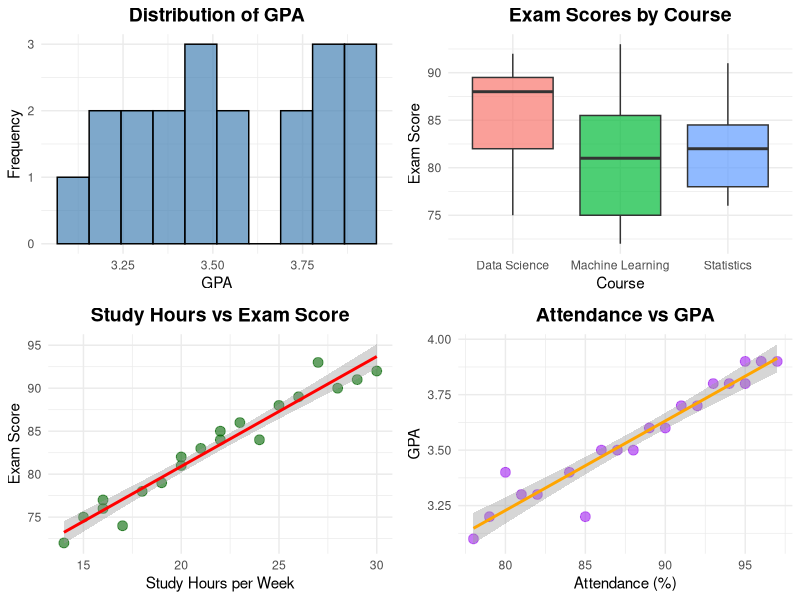
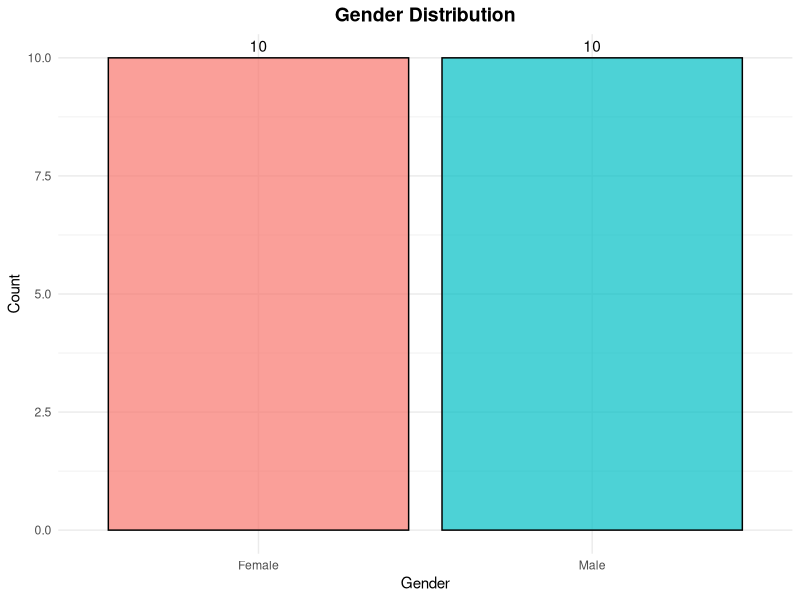
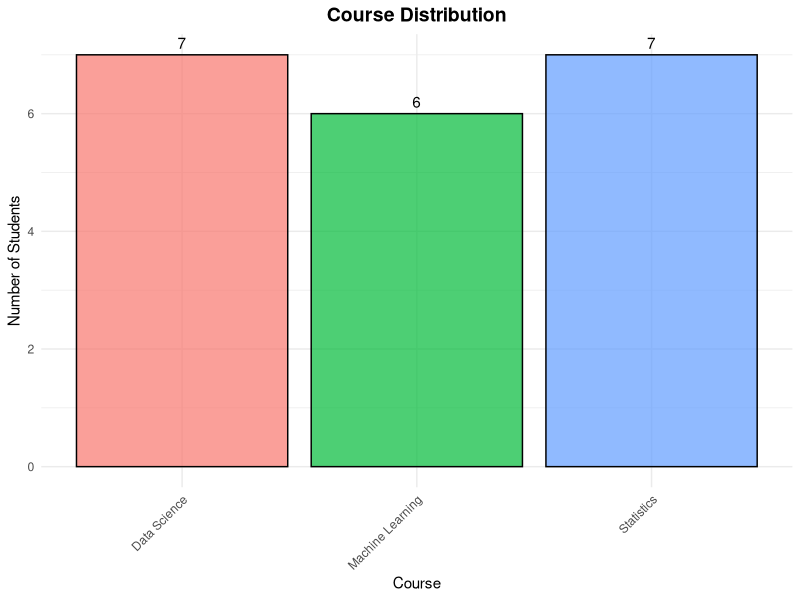
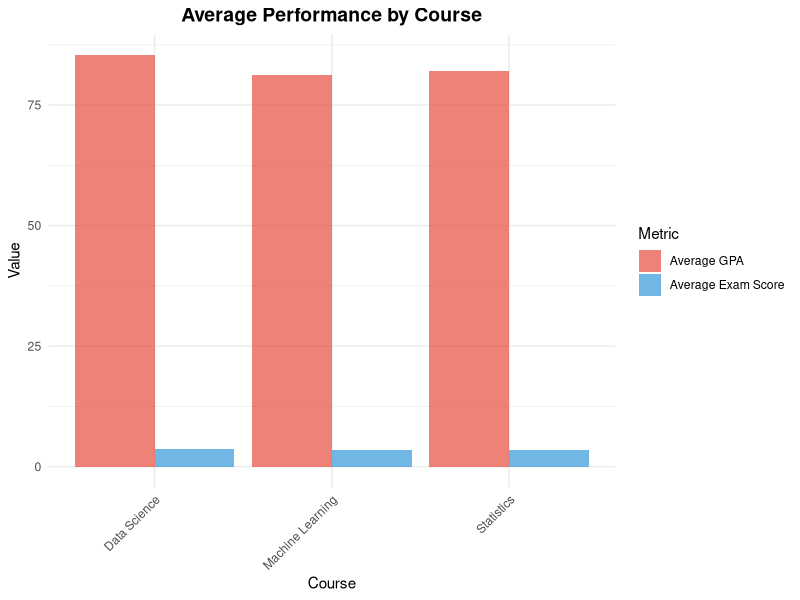

R code for these plots, in order:
# Data Visualization Script for Student Performance Analysis
# This R script creates visualizations for the student dataset

# Load required libraries
if (!require("ggplot2")) install.packages("ggplot2")
if (!require("tidyverse")) install.packages("tidyverse")
if (!require("gridExtra")) install.packages("gridExtra")

library(ggplot2)
library(tidyverse)
library(gridExtra)

# Load data
data <- read.csv("../data/sample_data.csv")

# Create output directory for plots
dir.create("../reports", showWarnings = FALSE)

# 1. GPA Distribution Histogram
gpa_hist <- ggplot(data, aes(x = gpa)) +
  geom_histogram(bins = 10, fill = "steelblue", color = "black", alpha = 0.7) +
  labs(title = "Distribution of GPA",
       x = "GPA",
       y = "Frequency") +
  theme_minimal() +
  theme(plot.title = element_text(hjust = 0.5, size = 14, face = "bold"))

# 2. Exam Scores by Course (Box Plot)
exam_boxplot <- ggplot(data, aes(x = course, y = exam_score, fill = course)) +
  geom_boxplot(alpha = 0.7) +
  labs(title = "Exam Scores by Course",
       x = "Course",
       y = "Exam Score") +
  theme_minimal() +
  theme(plot.title = element_text(hjust = 0.5, size = 14, face = "bold"),
        legend.position = "none")

# 3. Study Hours vs Exam Score (Scatter Plot)
study_scatter <- ggplot(data, aes(x = study_hours, y = exam_score)) +
  geom_point(color = "darkgreen", size = 3, alpha = 0.6) +
  geom_smooth(method = "lm", color = "red", se = TRUE) +
  labs(title = "Study Hours vs Exam Score",
       x = "Study Hours per Week",
       y = "Exam Score") +
  theme_minimal() +
  theme(plot.title = element_text(hjust = 0.5, size = 14, face = "bold"))

# 4. Attendance vs GPA (Scatter Plot)
attendance_scatter <- ggplot(data, aes(x = attendance, y = gpa)) +
  geom_point(color = "purple", size = 3, alpha = 0.6) +
  geom_smooth(method = "lm", color = "orange", se = TRUE) +
  labs(title = "Attendance vs GPA",
       x = "Attendance (%)",
       y = "GPA") +
  theme_minimal() +
  theme(plot.title = element_text(hjust = 0.5, size = 14, face = "bold"))

# Combine plots into a single figure
combined_plot <- grid.arrange(gpa_hist, exam_boxplot, 
                               study_scatter, attendance_scatter,
                               ncol = 2, nrow = 2)

# Save combined plot
ggsave("../reports/r_analysis_plots.png", combined_plot, width = 12, height = 10, dpi = 150)

# 5. Gender Distribution Bar Chart
gender_bar <- ggplot(data, aes(x = gender, fill = gender)) +
  geom_bar(alpha = 0.7, color = "black") +
  geom_text(stat = "count", aes(label = after_stat(count)), vjust = -0.5) +
  labs(title = "Gender Distribution",
       x = "Gender",
       y = "Count") +
  theme_minimal() +
  theme(plot.title = element_text(hjust = 0.5, size = 14, face = "bold"),
        legend.position = "none")

ggsave("../reports/gender_distribution.png", gender_bar, width = 6, height = 5, dpi = 150)

# 6. Course Distribution Pie Chart (as bar for better visualization)
course_bar <- ggplot(data, aes(x = course, fill = course)) +
  geom_bar(alpha = 0.7, color = "black") +
  geom_text(stat = "count", aes(label = after_stat(count)), vjust = -0.5) +
  labs(title = "Course Distribution",
       x = "Course",
       y = "Number of Students") +
  theme_minimal() +
  theme(plot.title = element_text(hjust = 0.5, size = 14, face = "bold"),
        legend.position = "none",
        axis.text.x = element_text(angle = 45, hjust = 1))

ggsave("../reports/course_distribution.png", course_bar, width = 8, height = 6, dpi = 150)

# 7. Average Performance by Course
course_performance <- data %>%
  group_by(course) %>%
  summarise(
    avg_gpa = mean(gpa),
    avg_exam_score = mean(exam_score)
  ) %>%
  pivot_longer(cols = c(avg_gpa, avg_exam_score), 
               names_to = "metric", 
               values_to = "value")

performance_plot <- ggplot(course_performance, aes(x = course, y = value, fill = metric)) +
  geom_bar(stat = "identity", position = "dodge", alpha = 0.7) +
  labs(title = "Average Performance by Course",
       x = "Course",
       y = "Value",
       fill = "Metric") +
  scale_fill_manual(values = c("avg_gpa" = "#3498db", "avg_exam_score" = "#e74c3c"),
                    labels = c("Average GPA", "Average Exam Score")) +
  theme_minimal() +
  theme(plot.title = element_text(hjust = 0.5, size = 14, face = "bold"),
        axis.text.x = element_text(angle = 45, hjust = 1))

ggsave("../reports/performance_by_course.png", performance_plot, width = 10, height = 6, dpi = 150)

cat("All visualizations have been saved to the reports/ directory.\n")
